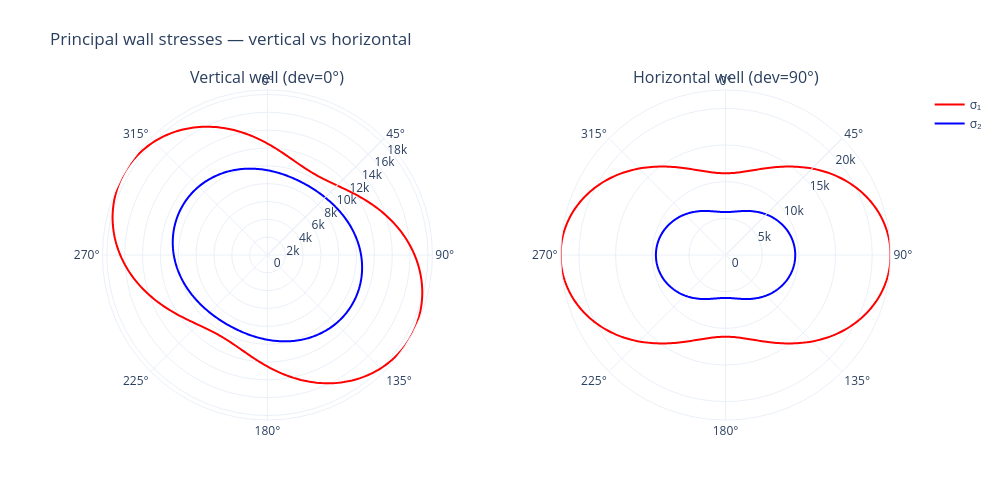

Here is the notebook cell this chart was saved with:
### Markdown cell above
## Compare vertical vs horizontal well

Same far-field stresses; only borehole deviation changes.

### Code cell
def run_kirsch(deviation):
    w = NearWellboreStressesCalculation.calculate_kirsch_borehole_wall_stresses(
        shmin=SHMIN, shmax=SHMAX, svert=SVERT,
        pore_pressure=PORE_PRESSURE, shmax_azimuth=SHMAX_AZIMUTH,
        mud_pressure=MUD_PRESSURE, theta=theta,
        poisson_ratio_static=POISSON_RATIO_STATIC,
        borehole_deviation=deviation, borehole_azimuth=BOREHOLE_AZIMUTH,
    )
    p = NearWellboreStressesCalculation.calculate_principal_stresses_analytical(
        sigma_tt=w.sigma_tt, sigma_zz=w.sigma_zz, sigma_tz=w.sigma_tz,
    )
    return w, p


wall_v, prin_v = run_kirsch(0.0)
wall_h, prin_h = run_kirsch(90.0)

fig = make_subplots(
    rows=1, cols=2, specs=[[{"type": "polar"}, {"type": "polar"}]],
    subplot_titles=("Vertical well (dev=0°)", "Horizontal well (dev=90°)"),
)


def add_pair(col, prin):
    show = col == 1
    fig.add_trace(go.Scatterpolar(r=prin.sigma_1, theta=theta, mode="lines",
                                  line=dict(color="red", width=2),
                                  name="σ₁", showlegend=show), row=1, col=col)
    fig.add_trace(go.Scatterpolar(r=prin.sigma_2, theta=theta, mode="lines",
                                  line=dict(color="blue", width=2),
                                  name="σ₂", showlegend=show), row=1, col=col)


add_pair(1, prin_v)
add_pair(2, prin_h)

for i in (1, 2):
    key = "polar" if i == 1 else f"polar{i}"
    fig.update_layout(**{key: dict(
        angularaxis=dict(direction="clockwise", rotation=90),
        radialaxis=dict(angle=45, tickangle=45),
    )})

fig.update_layout(height=500, width=1000, template="plotly_white",
                  title="Principal wall stresses — vertical vs horizontal",
                  margin=dict(t=90))
fig.show()

### Figure 1 — Plotly figure (JSON) as saved in the notebook; plotly's stock layout.template omitted (floating-point values rounded to 4 significant figures; data arrays with more than 128 entries replaced by an {"elided": "..."} marker saying what was removed)
{"data": [{"line": {"color": "red", "width": 2}, "mode": "lines", "name": "σ₁", "r": {"elided": "361 float values"}, "showlegend": true, "subplot": "polar", "theta": {"elided": "361 float values"}, "type": "scatterpolar"}, {"line": {"color": "blue", "width": 2}, "mode": "lines", "name": "σ₂", "r": {"elided": "361 float values"}, "showlegend": true, "subplot": "polar", "theta": {"elided": "361 float values"}, "type": "scatterpolar"}, {"line": {"color": "red", "width": 2}, "mode": "lines", "name": "σ₁", "r": {"elided": "361 float values"}, "showlegend": false, "subplot": "polar2", "theta": {"elided": "361 float values"}, "type": "scatterpolar"}, {"line": {"color": "blue", "width": 2}, "mode": "lines", "name": "σ₂", "r": {"elided": "361 float values"}, "showlegend": false, "subplot": "polar2", "theta": {"elided": "361 float values"}, "type": "scatterpolar"}], "layout": {"annotations": [{"font": {"size": 16}, "showarrow": false, "text": "Vertical well (dev=0°)", "x": 0.225, "xanchor": "center", "xref": "paper", "y": 1.0, "yanchor": "bottom", "yref": "paper"}, {"font": {"size": 16}, "showarrow": false, "text": "Horizontal well (dev=90°)", "x": 0.775, "xanchor": "center", "xref": "paper", "y": 1.0, "yanchor": "bottom", "yref": "paper"}], "height": 500, "margin": {"t": 90}, "polar": {"angularaxis": {"direction": "clockwise", "rotation": 90}, "domain": {"x": [0.0, 0.45], "y": [0.0, 1.0]}, "radialaxis": {"angle": 45, "tickangle": 45}}, "polar2": {"angularaxis": {"direction": "clockwise", "rotation": 90}, "domain": {"x": [0.55, 1.0], "y": [0.0, 1.0]}, "radialaxis": {"angle": 45, "tickangle": 45}}, "title": {"text": "Principal wall stresses — vertical vs horizontal"}, "width": 1000}}
